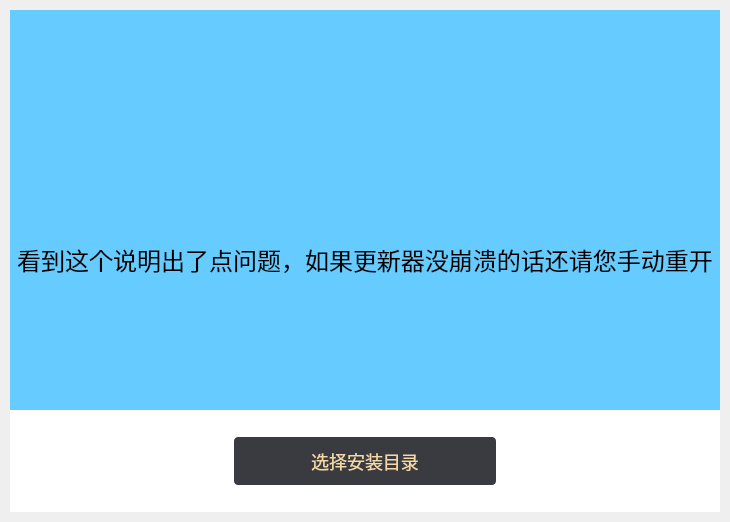
<?xml version="1.0" encoding="UTF-8"?>
<ui version="4.0">
 <class>MainWindow</class>
 <widget class="QMainWindow" name="MainWindow">
  <property name="geometry">
   <rect>
    <x>0</x>
    <y>0</y>
    <width>730</width>
    <height>522</height>
   </rect>
  </property>
  <property name="minimumSize">
   <size>
    <width>730</width>
    <height>522</height>
   </size>
  </property>
  <property name="maximumSize">
   <size>
    <width>730</width>
    <height>522</height>
   </size>
  </property>
  <property name="mouseTracking">
   <bool>false</bool>
  </property>
  <property name="tabletTracking">
   <bool>false</bool>
  </property>
  <property name="windowTitle">
   <string>空荧酒馆在线下载&amp;更新器</string>
  </property>
  <property name="windowIcon">
   <iconset resource="UpdateProgram.qrc">
    <normaloff>:/BackgroundImage/Resource/MainIcon.ico</normaloff>:/BackgroundImage/Resource/MainIcon.ico</iconset>
  </property>
  <property name="styleSheet">
   <string notr="true"/>
  </property>
  <widget class="QWidget" name="centralwidget">
   <widget class="QStackedWidget" name="MainPage">
    <property name="geometry">
     <rect>
      <x>10</x>
      <y>410</y>
      <width>710</width>
      <height>102</height>
     </rect>
    </property>
    <property name="styleSheet">
     <string notr="true">background:rgb(255,255,255);</string>
    </property>
    <property name="currentIndex">
     <number>1</number>
    </property>
    <widget class="QWidget" name="page_Dling">
     <widget class="QLabel" name="label_Text">
      <property name="geometry">
       <rect>
        <x>30</x>
        <y>35</y>
        <width>651</width>
        <height>21</height>
       </rect>
      </property>
      <property name="font">
       <font>
        <family>微软雅黑</family>
        <pointsize>-1</pointsize>
       </font>
      </property>
      <property name="styleSheet">
       <string notr="true">QLabel{
color:rgb(58, 59, 64);
font-size:16px;
}</string>
      </property>
      <property name="text">
       <string>资源下载中 32%...</string>
      </property>
     </widget>
     <widget class="QProgressBar" name="progressBar">
      <property name="geometry">
       <rect>
        <x>30</x>
        <y>56</y>
        <width>650</width>
        <height>10</height>
       </rect>
      </property>
      <property name="styleSheet">
       <string notr="true">QProgressBar{
background:rgb(235, 235, 235);
color:rgba(255, 255, 255, 0);
border:1px solid rgb(235, 235, 235);
border-radius:3px;
} 
QProgressBar::chunk{
border-radius:3px;
background:rgb(58, 59, 64);
}</string>
      </property>
      <property name="maximum">
       <number>100</number>
      </property>
      <property name="value">
       <number>0</number>
      </property>
      <property name="textVisible">
       <bool>false</bool>
      </property>
     </widget>
    </widget>
    <widget class="QWidget" name="page_Button">
     <widget class="QPushButton" name="pushButton_Start">
      <property name="geometry">
       <rect>
        <x>224</x>
        <y>27</y>
        <width>262</width>
        <height>48</height>
       </rect>
      </property>
      <property name="font">
       <font>
        <family>微软雅黑</family>
        <pointsize>-1</pointsize>
       </font>
      </property>
      <property name="styleSheet">
       <string notr="true">QPushButton{
background-color:rgb(57, 59, 64);
border:none;
font-size:18px;
color:rgb(244, 216, 168);
border-radius:4px;
}
QPushButton:hover {
background-color:rgb(77, 79, 83);
}
QPushButton:pressed {
background-color:rgb(57, 59, 64);
}</string>
      </property>
      <property name="text">
       <string>选择安装目录</string>
      </property>
     </widget>
    </widget>
   </widget>
   <widget class="QLabel" name="label_GB">
    <property name="geometry">
     <rect>
      <x>10</x>
      <y>10</y>
      <width>710</width>
      <height>400</height>
     </rect>
    </property>
    <property name="styleSheet">
     <string notr="true">background-image:url(:/BackgroundImage/Resource/bg2.png);</string>
    </property>
    <property name="text">
     <string/>
    </property>
   </widget>
   <widget class="QPushButton" name="pushButton_Mini">
    <property name="geometry">
     <rect>
      <x>650</x>
      <y>10</y>
      <width>30</width>
      <height>30</height>
     </rect>
    </property>
    <property name="styleSheet">
     <string notr="true">QPushButton{
background:rgba(255, 255, 255, 0);
border:none;
background-image:url(:/TitleButtonImage/Resource/TitlePudhButtonStyle/bmin0.png);
}
QPushButton:hover {
border:none;
background-image:url(:/TitleButtonImage/Resource/TitlePudhButtonStyle/bmin1.png);
}
QPushButton:pressed {
border:none;
background-image:url(:/TitleButtonImage/Resource/TitlePudhButtonStyle/bmin1.png);
}</string>
    </property>
    <property name="text">
     <string/>
    </property>
   </widget>
   <widget class="QPushButton" name="pushButton_Exit">
    <property name="geometry">
     <rect>
      <x>680</x>
      <y>10</y>
      <width>30</width>
      <height>30</height>
     </rect>
    </property>
    <property name="mouseTracking">
     <bool>false</bool>
    </property>
    <property name="styleSheet">
     <string notr="true">QPushButton{
background:rgba(255, 255, 255, 0);
border:none;
background-image:url(:/TitleButtonImage/Resource/TitlePudhButtonStyle/bexit0.png);
}
QPushButton:hover{
border:none;
background-image:url(:/TitleButtonImage/Resource/TitlePudhButtonStyle/bexit1.png);
}
QPushButton:pressed{
border:none;
background-image:url(:/TitleButtonImage/Resource/TitlePudhButtonStyle/bexit1.png);
}</string>
    </property>
    <property name="text">
     <string/>
    </property>
   </widget>
   <widget class="QLabel" name="label_Shadow">
    <property name="geometry">
     <rect>
      <x>10</x>
      <y>10</y>
      <width>710</width>
      <height>500</height>
     </rect>
    </property>
    <property name="font">
     <font>
      <family>微软雅黑 Light</family>
      <pointsize>18</pointsize>
     </font>
    </property>
    <property name="styleSheet">
     <string notr="true">background:rgb(102,204,255);</string>
    </property>
    <property name="lineWidth">
     <number>1</number>
    </property>
    <property name="text">
     <string>看到这个说明出了点问题，如果更新器没崩溃的话还请您手动重开</string>
    </property>
    <property name="scaledContents">
     <bool>false</bool>
    </property>
    <property name="alignment">
     <set>Qt::AlignCenter</set>
    </property>
   </widget>
   <zorder>label_Shadow</zorder>
   <zorder>MainPage</zorder>
   <zorder>label_GB</zorder>
   <zorder>pushButton_Exit</zorder>
   <zorder>pushButton_Mini</zorder>
  </widget>
 </widget>
 <tabstops>
  <tabstop>pushButton_Mini</tabstop>
  <tabstop>pushButton_Exit</tabstop>
  <tabstop>pushButton_Start</tabstop>
 </tabstops>
 <resources>
  <include location="UpdateProgram.qrc"/>
 </resources>
 <connections>
  <connection>
   <sender>pushButton_Mini</sender>
   <signal>clicked()</signal>
   <receiver>MainWindow</receiver>
   <slot>showMinimized()</slot>
   <hints>
    <hint type="sourcelabel">
     <x>660</x>
     <y>22</y>
    </hint>
    <hint type="destinationlabel">
     <x>725</x>
     <y>196</y>
    </hint>
   </hints>
  </connection>
 </connections>
</ui>
